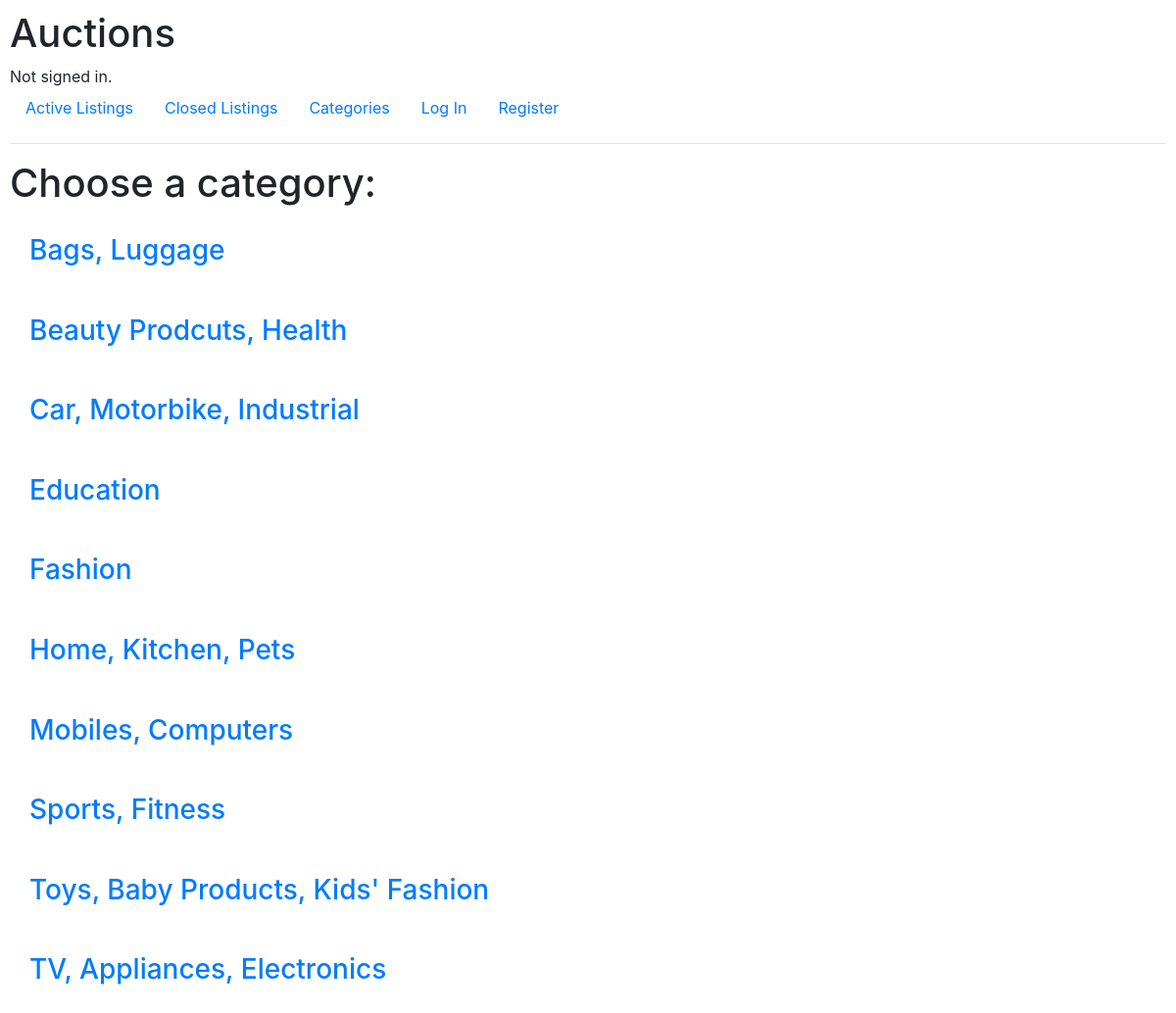
The page /categories on the database its author committed.
### auctions/models.py (models this page shows)
class Category(models.Model):
    category=models.CharField(max_length=60,default=None)
    def __str__(self):
        return f"{self.category}"

### auctions/views.py (the view)
# urls.py: path("categories",views.categories,name="categories"),
def categories(request):
    return render(request,"auctions/categories.html",{
        "categories":Category.objects.all()
    })

### auctions/templates/auctions/categories.html (shortened to what this page needs)
{% extends "auctions/layout.html" %}
{% block body %}
    <h1>Choose a category: </h1>
    {% for category in categories %}
    <a href="{% url 'category' category.category %}"><h3 class="category_in_list">{{category}}</h3></a>
    {% endfor %}
{% endblock %}

### auctions/static/auctions/styles.css (style rules this page uses)
body { padding: 10px; }
.category_in_list { padding: 20px; }

### rows shown on the page
Category: category "Bags, Luggage"
Category: category "Beauty Prodcuts, Health"
Category: category "Car, Motorbike, Industrial"
Category: category "Education"
Category: category "Fashion"
Category: category "Home, Kitchen, Pets"
Category: category "Mobiles, Computers"
Category: category "Sports, Fitness"
Category: category "Toys, Baby Products, Kids' Fashion"
Category: category "TV, Appliances, Electronics"
